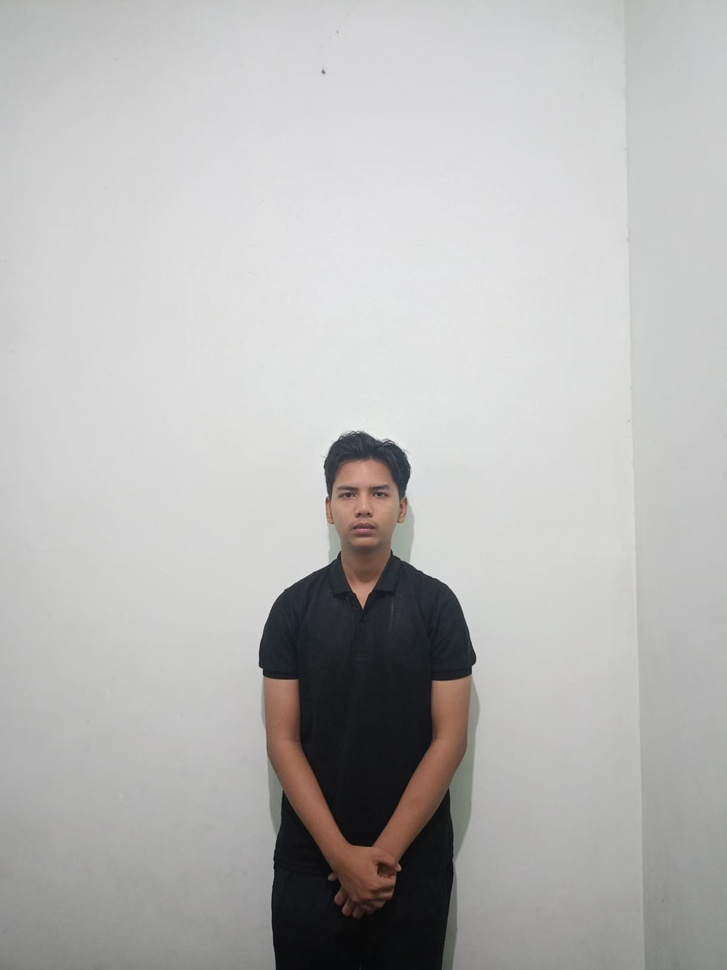
#> input picture fotorafly.jpg, 727 x 970 px, shrunk from 1200 x 1600 before the run
$ jupyter execute UASPCD_202231038_MuhamadRaflyDeandri.ipynb
#> lines starting #> are read from the running program, lines starting #| are printed output that depends on the picture
[cell 1]
#import library
import cv2
import matplotlib.pyplot as plt # memvisualisasi data
import numpy as np # membaca angka

[cell 2]
img = cv2.imread("fotorafly.jpg")
#> img is the input picture: shape (970, 727, 3); mean B, G, R 182, 182.8, 183.7

[cell 3]
img.shape # membuat variabel dalam baris dan kolom dalam shape citra
#> Out = (970, 727, 3)

[cell 4]
[baris, kolom] = img.shape[:2]
#> baris = 970; kolom = 727

[cell 5]
img = cv2.cvtColor(img, cv2.COLOR_BGR2RGB)

[cell 6]
img_median = img.copy()
img_median_after = cv2.medianBlur(img_median, 11)

fig, axis = plt.subplots(1, 2, figsize = (10, 10))
ax = axis.ravel()

ax[0].imshow(img, cmap='gray')
ax[0].set_title('citra asli')

ax[1].imshow(img_median_after, cmap='gray')
ax[1].set_title('after filter median')
plt.show()
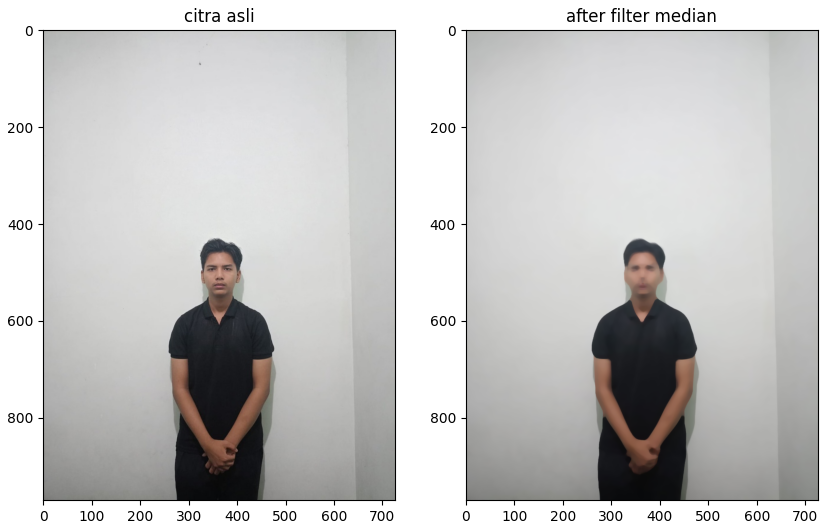
#> figure drawn by matplotlib, 2 panels

[cell 7]
img_gray = cv2.cvtColor(img, cv2.COLOR_BGR2GRAY)
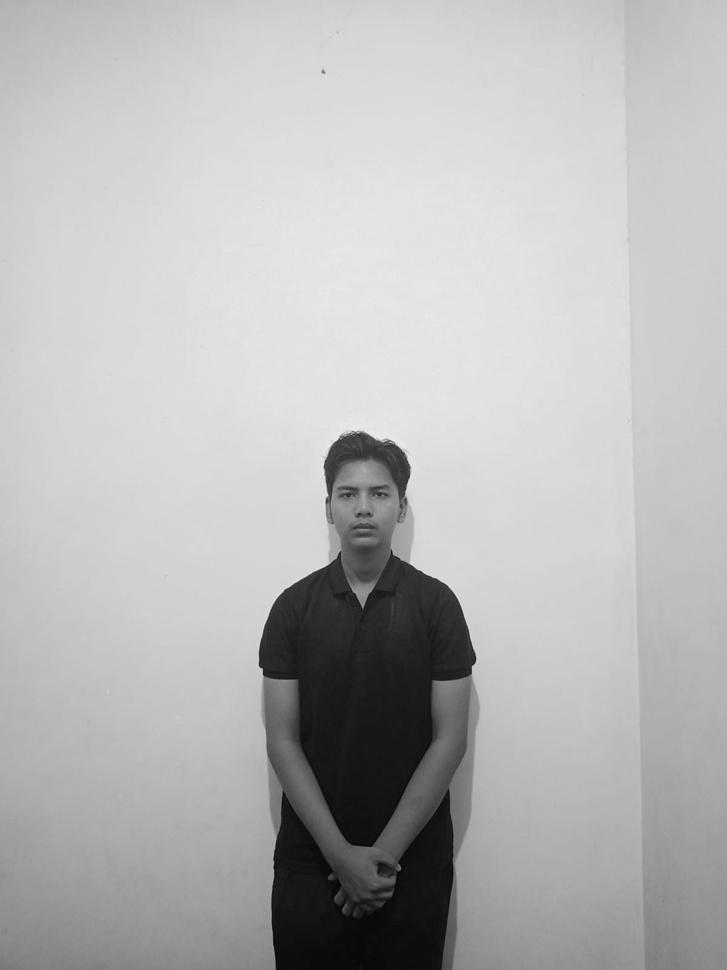
#> img_gray: shape (970, 727); min 4, max 241, mean 182.6

[cell 8]
plt.imshow(img_gray, cmap='gray')

[cell 9]
copyCitra1 = img_gray.copy().astype(float)

m1, n1 = copyCitra1.shape
#> m1 = 970; n1 = 727
output1 = np.empty([m1, n1])

print("shape copy citra 1 : ", copyCitra1.shape)
#| shape copy citra 1 :  (970, 727)
print("shape output citra 1 : ", output1.shape)
#| shape output citra 1 :  (970, 727)

print("m1 : ", m1)
#| m1 :  970
print("n1 : ", n1)
#| n1 :  727
print()

[cell 10]
for baris in range (0, m1-1) :
    for kolom in range (0, n1-1) :
        a1 = baris
        b1 = kolom
        jumlah = copyCitra1[a1-1, b1-1] + copyCitra1[a1-1, b1] + copyCitra1[a1-1, b1+1] +\
            copyCitra1[a1, b1-1] + copyCitra1[a1, b1] + copyCitra1[a1, b1+1] +\
            copyCitra1[a1+1, b1-1] + copyCitra1[a1+1, b1] + copyCitra1[a1+1, b1+1]
        output1[a1, b1] = 1/9 * jumlah

[cell 11]
fig, axis = plt.subplots(1, 2, figsize = (10, 10))
ax = axis.ravel()

ax[0].imshow(img_gray, cmap='gray')
ax[0].set_title('Original Image')

ax[1].imshow(output1, cmap='gray')
ax[1].set_title('Mean Filtered Image')
plt.show()
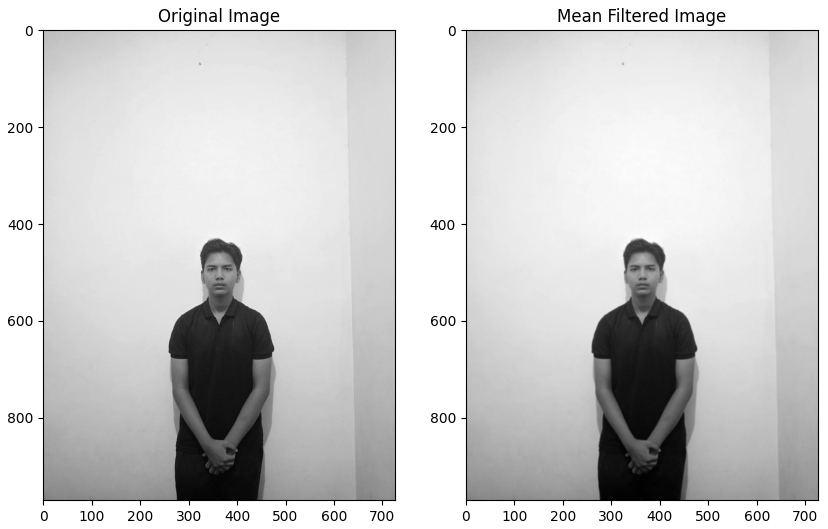
#> figure drawn by matplotlib, 2 panels
